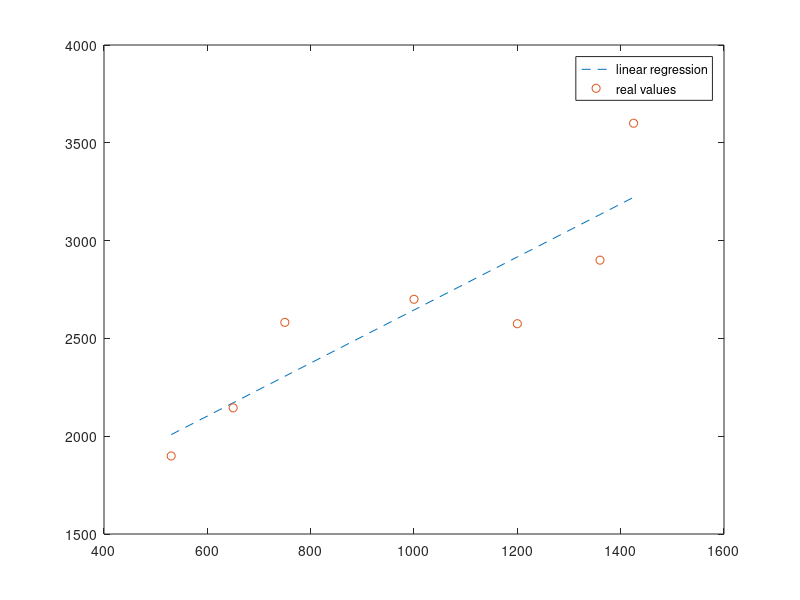
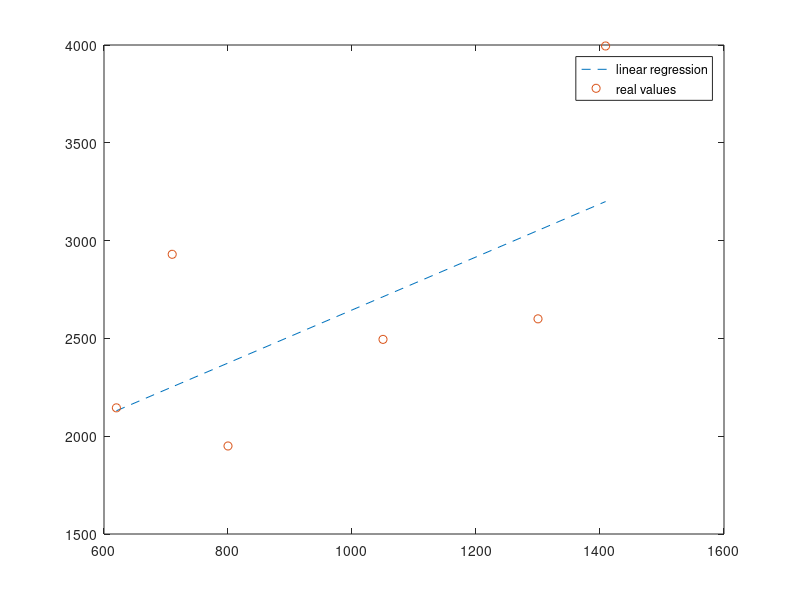
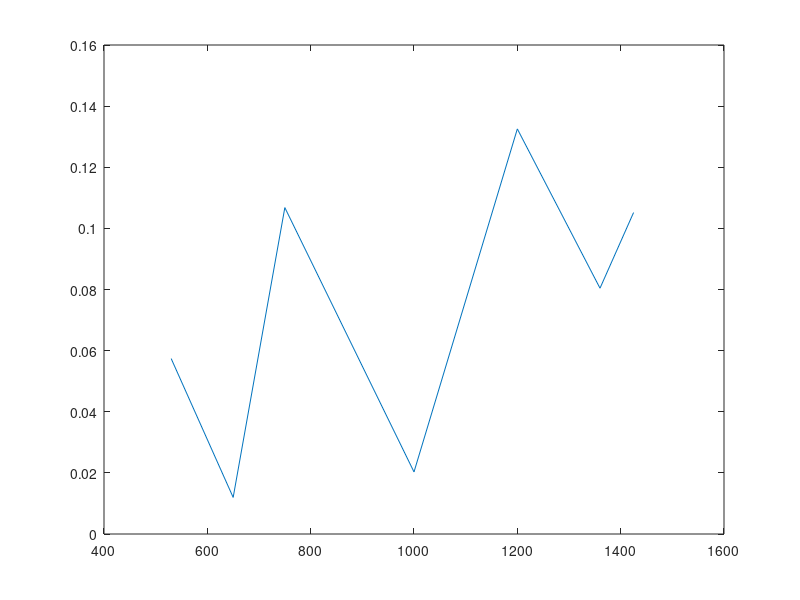
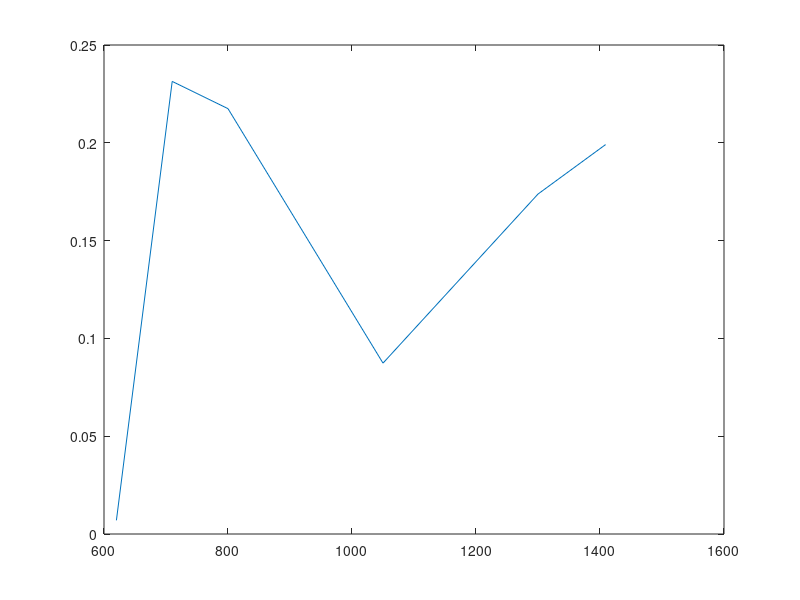

Recreate these plots in MATLAB, in order.
x=[530,650,750,1000,1200,1360,1425];
a=[1899,2145,2582,2700,2575,2900,3600];
x=transpose(x);
a=transpose(a);

l=[620,710,800,1050,1300,1409,];
f=[2145,2930,1950,2495,2600,3995];
l=transpose(l);
f=transpose(f);

X = [ones(length(x),1) x];
b = X\a;

figure(1)
train = X*b;
title("Linear Regression on Training Data")
plot(x,train,'--')
hold on
plot(x,a,'o')
legend('linear regression','real values')
hold off

figure(2)
L = [ones(length(l),1) l];
test=L*b;
title("Linear Regression on Testing Data")
plot(l,test,'--')
hold on
plot(l,f,'o')
hold off
legend('linear regression','real values')

for i=1:length(train)
    rel_errortrain(i)=abs(train(i)-a(i))/a(i);
end
figure(3)
title("relative error and sqft")
plot(x,rel_errortrain);

for i=1:length(test)
    rel_error(i)=abs(test(i)-f(i))/f(i);
end
figure(4)
title("relative error and sqft")
plot(l,rel_error);

